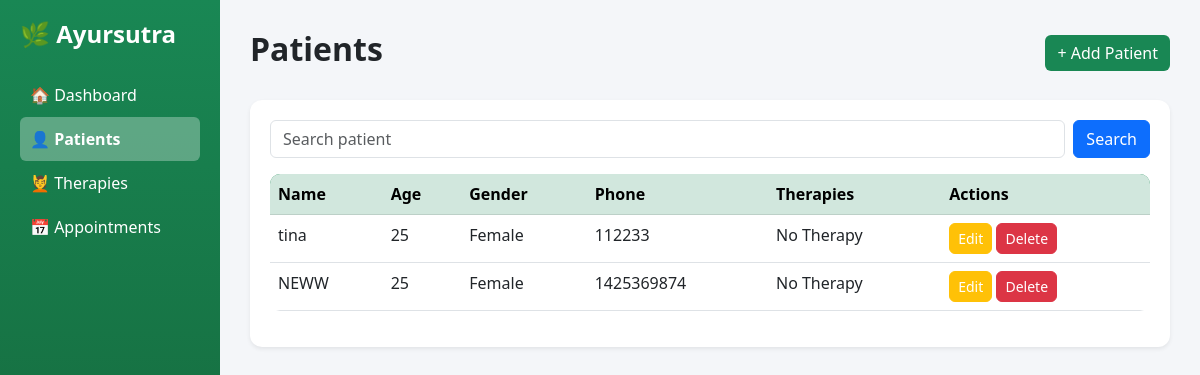
The app's page /patients/, older data.
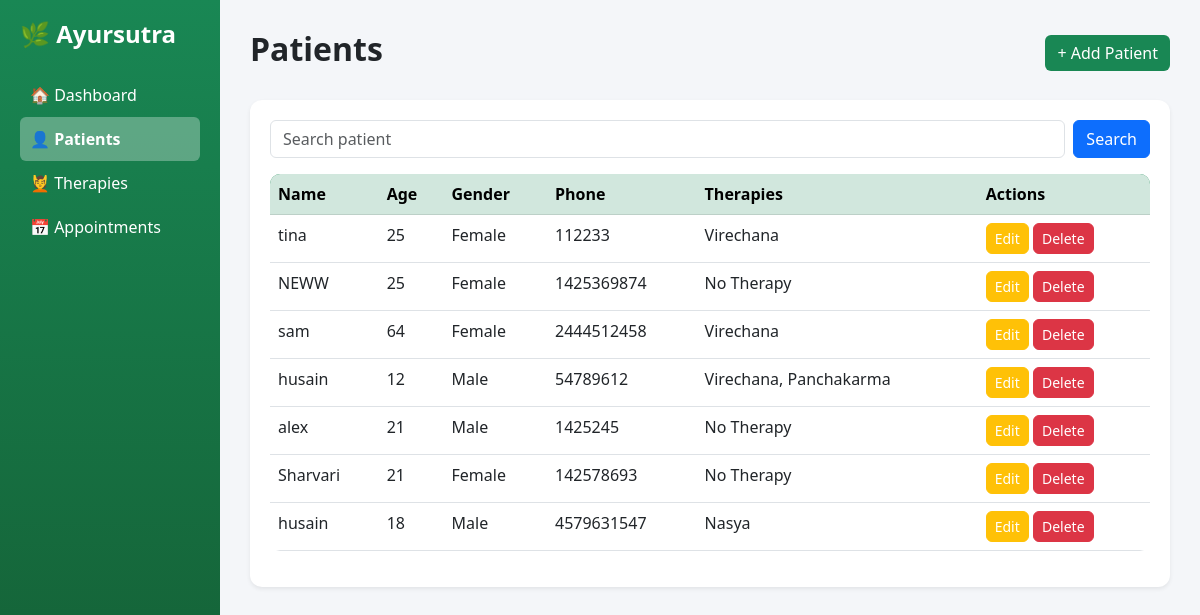
The same page, newer data.
### patients/models.py (models this page shows, shortened)
class Patient(models.Model):
    GENDER_CHOICES = [
        ('Male', 'Male'),
        ('Female', 'Female'),
        ('Prefer not to say', 'Prefer not to say'),
    ]
    name = models.CharField(max_length=100)
    age = models.IntegerField()
    gender = models.CharField(max_length=25, choices=GENDER_CHOICES)
    phone = models.CharField(max_length=10, validators=[phone_validator])
    user = models.OneToOneField(User, on_delete=models.CASCADE, related_name='patient')
    name = models.CharField(max_length=100)
    phone = models.CharField(max_length=15)
    email = models.EmailField(blank=True, null=True)

### patients/views.py (the view)
# urls.py: path('', views.patient_list, name='patients'),
def patient_list(request):
    if hasattr(request.user, 'patient') and not request.user.is_staff:
        return redirect('patient_dashboard')
    query = request.GET.get('q')
    patients = Patient.objects.all()
    for patient in patients:
        therapies = Appointment.objects.filter(patient=patient)\
            .values_list('therapy__therapy_name', flat=True)
        patient.therapy_list = ", ".join(set(therapies)) if therapies else "No Therapy"
    if query:
        patients = patients.filter(name__icontains=query)
    return render(request, 'patients/patient_list.html', {
        'patients': patients,
        'query': query
    })

### patients/templates/patients/patient_list.html
{% extends "base.html" %}
{% block content %}
<div class="d-flex justify-content-between align-items-center mb-4">
    <h2>Patients</h2>
    <a href="{% url 'add_patient' %}" class="btn btn-success">+ Add Patient</a>
</div>
<div class="card shadow-sm">
    <div class="card-body">
        <form method="GET" class="mb-3 d-flex">
    <input type="text" name="q" value="{{ query|default:'' }}"
           class="form-control me-2" placeholder="Search patient">
    <button class="btn btn-primary">Search</button>
</form>
        <table class="table table-hover">
            <thead class="table-success">
                <tr>
                    <th>Name</th>
                    <th>Age</th>
                    <th>Gender</th>
                    <th>Phone</th>
                    <th>Therapies</th>
                    <th>Actions</th>
                </tr>
            </thead>
            <tbody>
                {% for patient in patients %}
                <tr>
                    <td>{{ patient.name }}</td>
                    <td>{{ patient.age }}</td>
                    <td>{{ patient.gender }}</td>
                    <td>{{ patient.phone }}</td>
                    <td>
                        {{ patient.therapy_list }}
                    </td>
                    <td>
                        <a href="{% url 'edit_patient' patient.id %}" class="btn btn-sm btn-warning">
                            Edit
                        </a>
                        <a href="{% url 'delete_patient' patient.id %}" class="btn btn-sm btn-danger">
                            Delete
                        </a>
                    </td>
                </tr>
                {% empty %}
                <tr>
                    <td colspan="6" class="text-center">No patients yet</td>
                </tr>
                {% endfor %}
            </tbody>
        </table>
    </div>
</div>
{% endblock %}

### templates/base.html (shortened to what this page needs)
<!DOCTYPE html>
<html>
<head>
    <link href="https://cdn.jsdelivr.net/npm/bootstrap@5.3.0/dist/css/bootstrap.min.css" rel="stylesheet">
    {% load static %}
    <link rel="stylesheet" href="{% static 'patients/css/style.css' %}">
</head>
<body>
    <div class="sidebar">
        <h4 class="mb-4">🌿 Ayursutra</h4>
    <a href="{% url 'dashboard' %}" class="nav-link {% if request.path == '/' %}active{% endif %}">
        🏠 Dashboard
    </a>
    <a href="{% url 'patients' %}" class="nav-link {% if 'patients' in request.path %}active{% endif %}">
        👤 Patients
    </a>
    <a href="{% url 'therapies' %}" class="nav-link {% if 'therapies' in request.path %}active{% endif %}">
        💆 Therapies
    </a>
    <a href="{% url 'appointments' %}" class="nav-link {% if 'appointments' in request.path %}active{% endif %}">
        📅 Appointments
    </a>
    </div>
    <div class="main-content">
        {% block content %}
        {% endblock %}
    </div>
</body>
</html>

### patients/static/patients/css/style.css (style rules this page uses)
body { font-family: 'Segoe UI', Tahoma, Geneva, Verdana, sans-serif; background-color: #f4f6f9; margin: 0; }
.sidebar { width: 220px; height: 100vh; position: fixed; background: linear-gradient(180deg, #198754, #145c32); color: white; padding: 20px; }
.sidebar h4 { font-weight: 600; }
.sidebar .nav-link { color: white; padding: 10px; border-radius: 6px; transition: 0.3s; }
.main-content { margin-left: 220px; padding: 30px; }
.card { border: none; border-radius: 12px; box-shadow: 0 4px 12px rgba(0,0,0,0.08); }
.card-body { padding: 20px; }
.table { border-radius: 10px; overflow: hidden; }
.table thead { background-color: #198754; color: white; }
.btn { border-radius: 6px; transition: 0.2s ease; }
.btn-success { background-color: #198754; border: none; }
.btn-warning { color: white; }
h2 { font-weight: 600; }
form input, form textarea { border-radius: 6px !important; padding: 8px; }
.card, .btn { transition: all 0.2s ease-in-out; }
.nav-link.active { background-color: rgba(255,255,255,0.3); font-weight: bold; }
.main-content { overflow-x: auto; }

Row changes from the older to the newer data that the page shows:
computed for Patient "tina": therapy_list "No Therapy" → "Virechana"
added Patient: name "sam", age "64", gender "Female", phone "2444512458", therapy_list "Virechana"
added Patient: name "husain", age "12", gender "Male", phone "54789612", therapy_list "Virechana, Panchakarma"
added Patient: name "alex", age "21", gender "Male", phone "1425245", therapy_list "No Therapy"
added Patient: name "Sharvari", age "21", gender "Female", phone "142578693", therapy_list "No Therapy"
added Patient: name "husain", age "18", gender "Male", phone "4579631547", therapy_list "Nasya"
